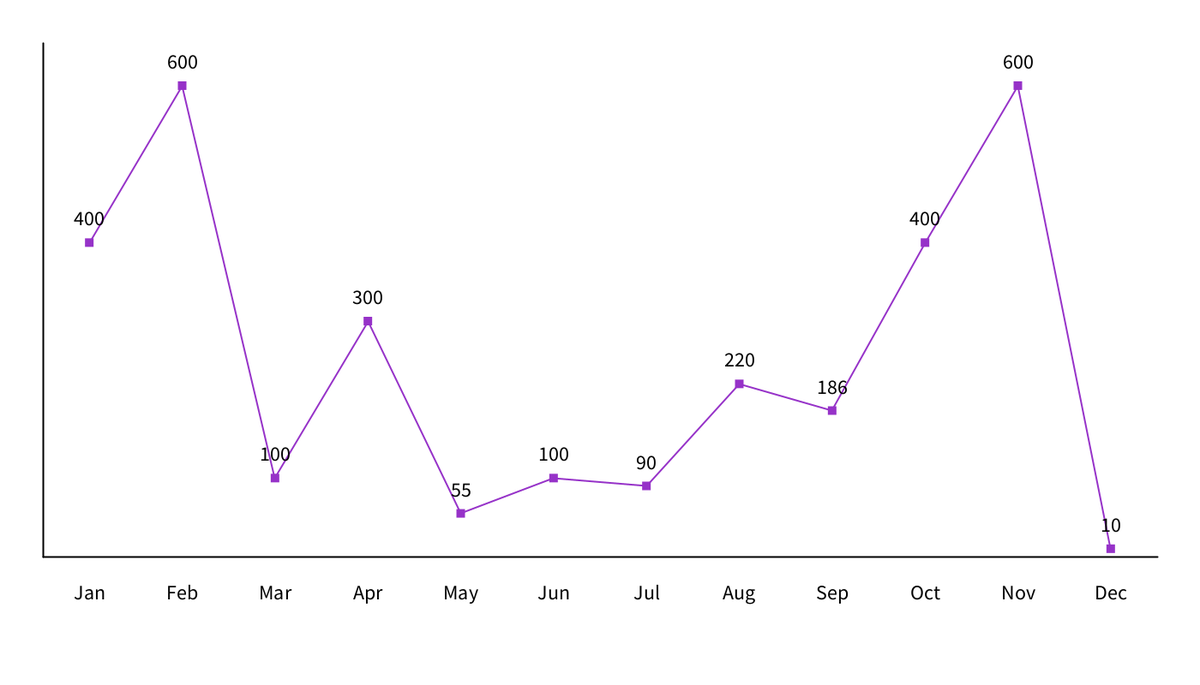
Frame 1 (no input)
Frame 60 (the mouse pressed at the canvas centre just before this capture): identical to frame 1, image omitted
Frame 120 (the mouse held since frame 60 and released just before this capture): identical to frame 1, image omitted

The Processing sketch that drew this single still picture (run headless with seeded random() and noise(); from frame 60 on, the mouse is pressed at the canvas centre):

// Processing sketch: linesDiagram_001
// ── linesDiagram_001.pde
// Elements GUI
// Diagrama de Barres

// Variable
LinesDiagram s;

// Dades del Diagrama (etiquetes)
String[] textos  = {"Jan", "Feb", "Mar", "Apr", "May", "Jun", 
                    "Jul", "Aug", "Sep", "Oct", "Nov", "Dec" };

// Dades del Diagrama (valors)
float[] values  = {400, 600, 100, 300, 55, 100, 90, 220, 186, 400, 600, 10 };

// Color de la línia
color colorLine = color(150,50,200);

void setup(){
  size(1400,800);
  
  // Creació del Diagrama de Barres
  s = new LinesDiagram(50, 50, width-100, height - 200);
  
  // Configuració de Dades (textos, valors, colors)
  s.setTexts(textos);
  s.setValues(values);
  s.setColors(colorLine);
}

void draw(){
  background(255);
  // Dibuix del Diagrama de Linies
  s.display();
}

// ── LinesDiagram.pde

class LinesDiagram {
  
  // Dimensions del diagrama de Barres
  float x, y, w, h;
  
  // Informació del diagrama (textos, valors i colors)
  String[] texts;
  float[] values;
  color colorLines;
  float maxValue;
  
  // Constructor
  
  LinesDiagram(float x, float y, float w, float h){
    this.x = x; this.y = y; this.w = w; this.h = h;
  }
  
  // Setters
  
  void setTexts(String[] t){
    this.texts = t;
  }
  
  void setValues(float[] v){
    this.values = v;
    this.maxValue = this.values[0];
    for(int i=0; i<values.length; i++){
      if(this.values[i]>this.maxValue){
        maxValue = this.values[i];
      }
    }
    
  }
  
  void setColors(color c){
    this.colorLines = c;
  }
  
  // Dibuixa el Diagrama de Sectors
  
  void display(){
    pushStyle();
    
    stroke(0); strokeWeight(2);
    line(this.x, this.y, this.x, this.y + this.h);
    line(this.x, this.y + this.h, this.x +  this.w, this.y + this.h);
    
    float widthBar = w / (float) this.values.length;
    
    for(int i=0; i<this.values.length-1; i++){
      
      // Posició Mes i
      float barValue1 = this.y + this.h -map(this.values[i], 0, maxValue, 0, h-50);
      float xBar1 = this.x + widthBar*i + widthBar/2;
      
      // Posició Mes i+1
      float barValue2 = this.y + this.h - map(this.values[i+1], 0, maxValue, 0, h-50);
      float xBar2 = this.x + widthBar*(i+1) + widthBar/2;
      
      // Linia de mesos i a i+1
      stroke(colorLines); strokeWeight(2);
      line(xBar1, barValue1, xBar2, barValue2);
      
      // Quadradet del mes i
      noStroke();
      fill(colorLines); rectMode(CENTER);
      rect(xBar1, barValue1, 10, 10);
      
      // 
      float textY = this.y + this.h + 50;
      fill(0); textAlign(CENTER); textSize(24);
      text(this.texts[i], xBar1, textY);
      
      textSize(24);
      text((int)this.values[i], xBar1, barValue1 - 20);
      
      if(i+1==this.values.length-1){
        text(this.texts[i+1], xBar2, textY);
        text((int)this.values[i+1], xBar2, barValue2 - 20);
        
        noStroke();
        fill(colorLines); rectMode(CENTER);
        rect(xBar2, barValue2, 10, 10);
      }
      
    }
    popStyle();
  }
  
}
